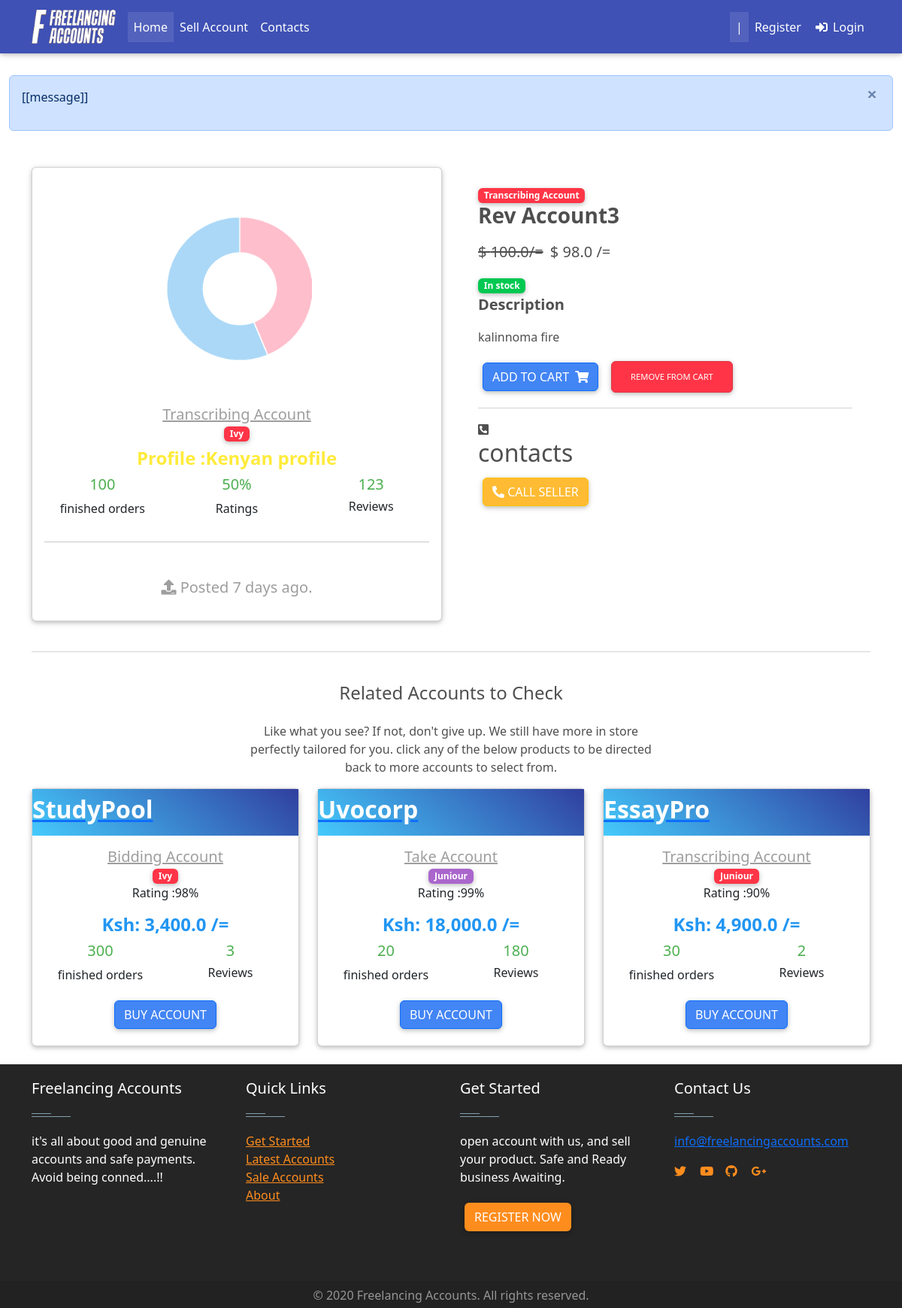
Page /product/23/ on the earlier database version.
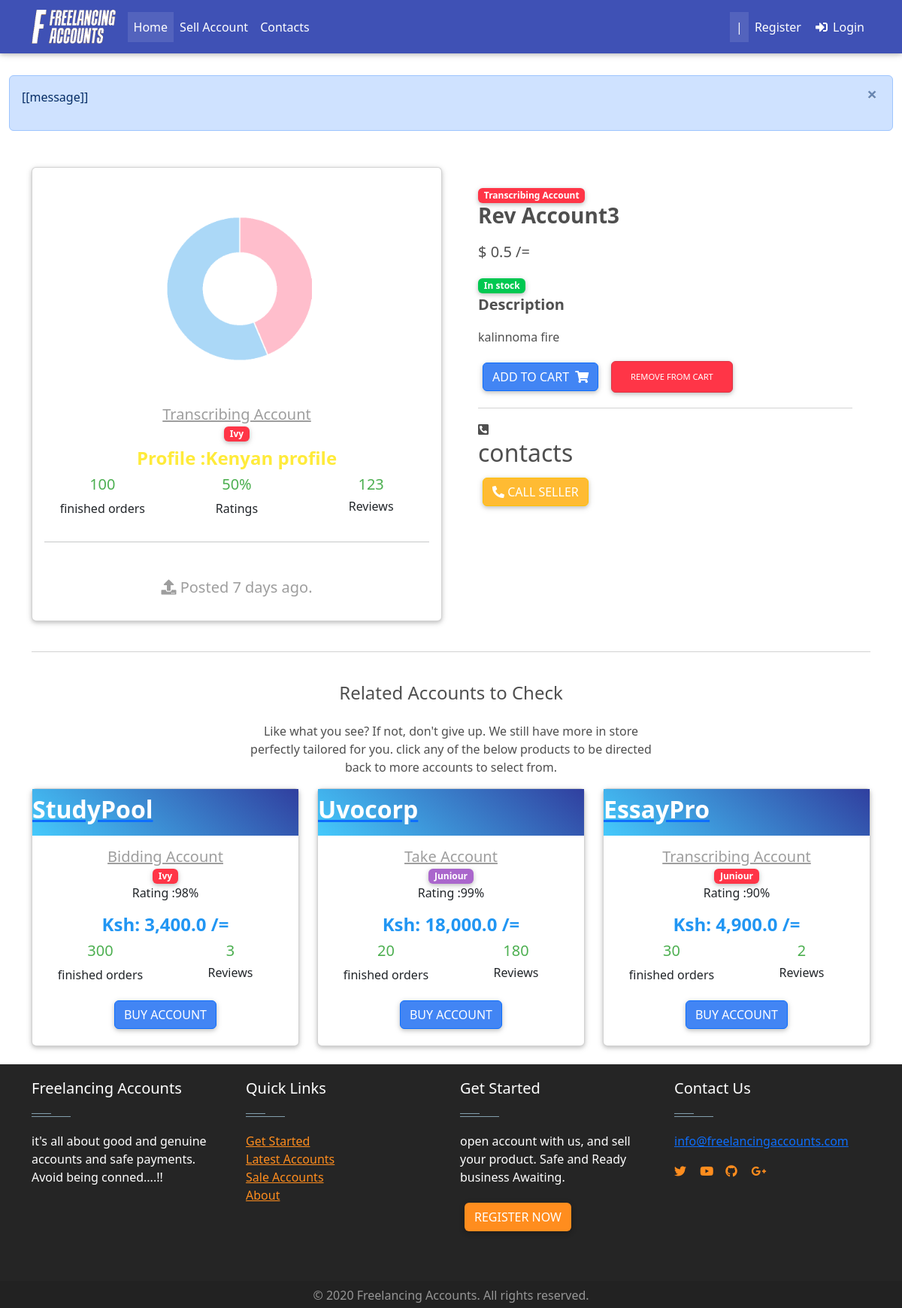
Same page on the later database version.
### Home/models.py (models this page shows, shortened)
class Item(models.Model):
    created_by = models.ForeignKey(settings.AUTH_USER_MODEL,on_delete = models.CASCADE,blank = True, null = True, editable = False)
    created_at = models.DateTimeField(auto_now_add= True, blank = True, null = True )
    title = models.CharField(max_length = 100)
    price = models.FloatField(default = 0.0)
    discountprice = models.FloatField(blank= True, null = True)
    category = models.CharField(choices = Category_choices, max_length=2)
    label = models.CharField(choices = Label_choices, max_length=1)
    Level = models.CharField(choices = Level_choices, max_length = 15 ,blank= True, null = True)
    finished_orders = models.IntegerField(default = 1)
    rating = models.IntegerField(default = 50 )
    Reviews =models.IntegerField( default = 1)
    profile = models.CharField( max_length = 20)
    description = models.TextField()
    diplay_pic = models.ImageField(upload_to = "display_pics/%Y%m%d/", max_length =255 )
    contact = models.CharField(max_length=15 ,null = True,blank= True)
    sold = models.BooleanField(default=False)
    def get_absolute_url(self):
        return reverse("Home:product", kwargs ={
            'pk': self.pk
        })
    def get_add_to_cart_url(self):
        return reverse("Home:add_to_cart", kwargs ={
            'pk': self.pk
        })
    def get_discount_price(self):
        discount = self.price - self.discountprice
        return discount
    def get_remove_from_cart_url(self):
        return reverse("Home:remove_from_cart", kwargs ={
            'pk': self.pk
        })
    def get_days(self):
        d1 = timezone.now()
        d2 = self.created_at
        dya =  abs(d1-d2).days
        mytuple = (str(dya), "days")
        days = " ".join(mytuple)
        if dya > 0:
            return days
        else:
            seconds = abs(d1-d2).seconds
            houred = round(seconds / 3600)
            mytuple = (str(houred), "hours")
            hours = " ".join(mytuple)
            return hours

### Home/views.py (the view)
# urls.py: path('product/<int:pk>/', views.Product.as_view(), name = "product" ),
class Product(generic.DetailView):
    model = Item
    template_name = "product-page.html"
    def get_context_data(self, **kwargs):
        context = super(Product, self).get_context_data(**kwargs)
        obj = self.get_object()
        r_item = Item.objects.filter(title = obj.title)[:3]
        nr_item = Item.objects.all()[:3]
        context["r_item"] = r_item
        context["nr_item"] = nr_item
        return context

### Home/templates/product-page.html (shortened to what this page needs)
<!DOCTYPE html>
<html lang="en">
{% extends "base.html"%}
{% load staticfiles %}
 {% block content %}
  <main class="">
    <div class="container dark-grey-text mt-5">
      <div class="row wow fadeIn">
        <div class="col-md-6 mb-4">
          <div class="card card-cascade wider">
              <div class="view view-cascade overlay">
                  <img  class="card-img-top" src="{{ object.diplay_pic.url }}" alt="picture not available" style="height: 300px;" >
                </div>
              <div class="card-body text-center">
                <a href="" class="grey-text">
                  <h5 class="card-header-subtitle mb-0"> {{ item.get_category_display }}</h5>
                  <span class="badge badge-pill  {{ item.get_label_display }}-color">{{item.Level}}</span>
                </a>
                <h4 class="font-weight-bold yellow-text mt-2 mb-2">
                   Profile :{{object.profile}}
                  </h4>
                <div class = "row  wOW fadeIn">
                  <div class = " col-4 text-center  ">
                    <h5 class = "green-text"> {{item.finished_orders}}</h5>
                    <p> finished orders<p>
                  </div>
                      <div class = "col-4 text-center  ">
                        <h5 class = "green-text"> {{ item.rating}}%</h5>
                        <p> Ratings  <p>
                      </div>
                      <div class = " col-4 text-center ">
                      <h5 class = "green-text"> {{item.Reviews }}</h5>
                        <h6>  Reviews </h6>
                      </div>
                </div>
                <hr class = mb-5>
                {% if request.user == object.created_by %}
                <h5><i class="fas fa-link"></i> Reffer people to your product via this Link </h5>
                   <input type="text" value="{{ request.build_absolute_uri }}" id="teks">
                    <button class = "btn btn-primary" onclick="myFunction()"> Copy </button>
                {% else %}
                <h5 class = "grey-text pb-2"> <i class="fas fa-upload"></i> Posted {{object.get_days}} ago.</h5>
               {% endif %}
              </div>
            </div>
        </div>
        <div class="col-md-6 mb-4">
          <div class="p-4">
            <div class="mb-3">
              <a href="">
                <span class="badge {{ object.get_label_display }}-color mr-1">{{ object.get_category_display }}</span>
              </a>
              <h3> <strong> {{object.title}} </strong></h3>
            </div>
            <p class="lead">
              {% if object.discountprice %}
              <span class="mr-1">
                <del>$ {{ object.price }}/=</del>
              </span>
              <span>$ {{ object.get_discount_price }} /=</span>
              {% else %}
              <span>$ {{ object.price }} /=</span>
              {% endif %}
            </p>
            {% if object.sold %}
            <span class="badge info-color mr-1">Already Sold</span>
            {% else %}
            <span class="badge success-color mr-1">In stock</span>
            {% endif %}
            <p class="lead font-weight-bold">Description</p>
            <p>{{ object.description }}</p>
            <a  href = " {{ object.get_add_to_cart_url }}" class="btn btn-primary  " >Add to cart
              <i class="fas fa-shopping-cart ml-1"></i>
            </a>
              <a  href = " {{  object.get_remove_from_cart_url }}" class="btn btn-danger btn-md my-0 p" >Remove From cart
                </a>
              <hr class="mt-3">
              <i class="fas fa-phone-square-alt"></i> <h2 class=""> contacts</h2>
              {% if  request.user.is_authenticated %}
              <h5 class=" mr-auto ml-auto dark-grey-text">
                contact the owner: {{ object.contact }}
              </h5>
              {% else %}
              <a href="/accounts/signup/"> <button class="btn btn-warning"> <i class="fas fa-phone-alt"></i> Call Seller </button></a>
              {% endif %}
          </div>
        </div>
      </div>
      <hr>
      <div class="row d-flex justify-content-center wow fadeIn">
        <div class="col-md-6 text-center">
          <h4 class="my-4 h4">Related Accounts to Check </h4>
          <p>Like what you see? If not, don't give up. We still have more in store perfectly tailored for you.
            click any of the below products to be directed back to more accounts to select from.
          </p>
        </div>
      </div>
      <div class="row wow fadeIn">
      {% if r_items.exist %}
        {% for rtem in r_item %}
        <div class=" col-lg-4 mb-4">
          <div class="card card-cascade ">
            <div class="view  text-white view-cascade gradient-card-header blue-gradient">
                <a href="{{ rtem.get_absolute_url }}"  class = "pink-hover lighten-2-hover">
                  <h2 class="card-header-title text-white mb-3 mt-2"><strong>{{ rtem.title }}</strong></h2>
                </a>
                    <span id="rateMe2"  class="empty-stars"></span>
                  <script src="{% static 'js/addons/rating.min.js'%}"></script>
              </div>
            <div class="card-body text-center">
              <a href="" class="grey-text">
                <h5 class="card-header-subtitle mb-0"> {{ rtem.get_category_display }}</h5>
                <span class="badge badge-pill  {{ rtem.get_label_display }}-color">{{rtem.Level}}</span>
              </a>
              <p> Rating :{{ rtem.rating}}% </p>
              <h4 class="font-weight-bold blue-text">
                  <strong>  Ksh:
                    {% if rtem.discountprice %}
                      {{ rtem.get_discount_price }}
                    {% else %}
                      {{ rtem.price}}
                    {% endif %}
                /= </strong>
                </h4>
              <div class = "row  wOW fadeIn">
                <div class = "col-6 col-lg-6 col-md-6 text-center mr-auto ml-auto ">
                  <h5 class = "green-text"> {{rtem.finished_orders}}</h5>
                  <p> finished orders<p>
                </div>
                    <div class = "col-6 col-md-6 text-center ">
                    <h5 class = "green-text"> {{rtem.Reviews }}</h5>
                      <h6> Reviews</h6>
                    </div>
              </div>
              <a href="{{ rtem.get_absolute_url }}" class="btn btn-primary"> Buy Account </a>
              </strong>
            </h5>
              <div>
            </div>
            </div>
          </div>
        </div>
        {% endfor %}
      {% else %}
        {% for nrtem in nr_item %}
        <div class=" col-lg-4 mb-4">
          <div class="card card-cascade ">
            <div class="view  text-white view-cascade gradient-card-header blue-gradient">
                <a href="{{ nrtem.get_absolute_url }}"  class = "pink-hover lighten-2-hover">
                  <h2 class="card-header-title text-white mb-3 mt-2"><strong>{{ nrtem.title }}</strong></h2>
                </a>
              </div>
            <div class="card-body text-center">
              <a href="" class="grey-text">
                <h5 class="card-header-subtitle mb-0"> {{ nrtem.get_category_display }}</h5>
                <span class="badge badge-pill  {{ nrtem.get_label_display }}-color">{{ nrtem.Level}}</span>
              </a>
              <p> Rating :{{ nrtem.rating}}% </p>
              <h4 class="font-weight-bold blue-text">
                  <strong>  Ksh:
                    {% if nrtem.discountprice %}
                      {{ nrtem.get_discount_price }}
                    {% else %}
                      {{ nrtem.price}}
                    {% endif %}
                /= </strong>
                </h4>
              <div class = "row  wOW fadeIn">
                <div class = "col-6 col-lg-6 col-md-6 text-center mr-auto ml-auto ">
                  <h5 class = "green-text"> {{ nrtem.finished_orders}}</h5>
                  <p> finished orders<p>
                </div>
                    <div class = "col-6 col-md-6 text-center ">
                    <h5 class = "green-text"> {{ nrtem.Reviews }}</h5>
                      <h6> Reviews</h6>
                    </div>
              </div>
              <a href="{{ nrtem.get_absolute_url }}" class="btn btn-primary"> Buy Account </a>
            </div>
          </div>
        </div>
        {% endfor %}
      {% endif %}
      </div>
    </div>
  </main>
  {% endblock %}

Differences in the rows shown:
changed Item "Rev Account3": discountprice 2 → 0 (drawn); price "100.0" → "0.5"; get_discount_price "98.0" → (not shown)
